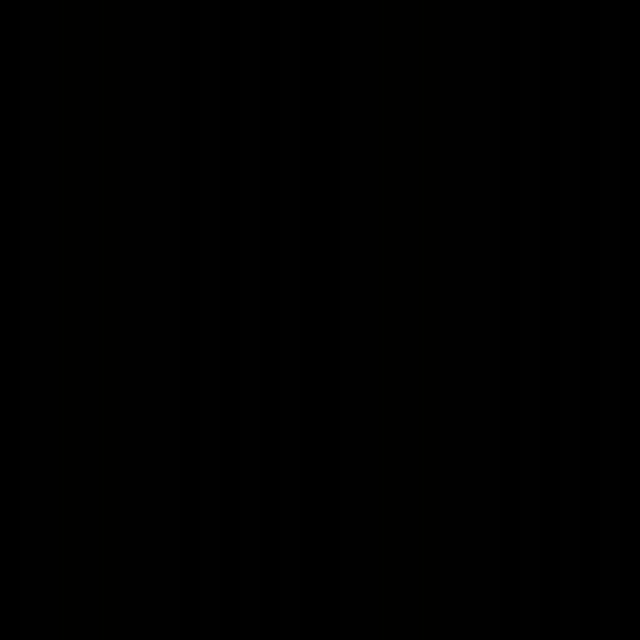
Frame 1 (no input)
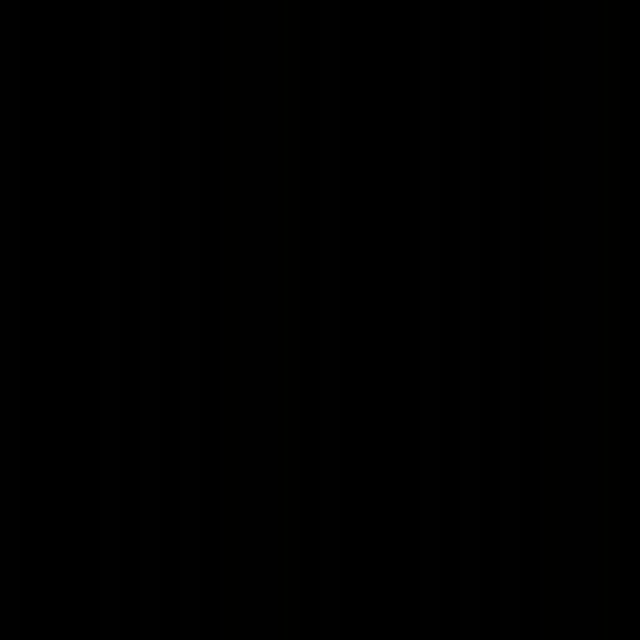
Frame 60 (the mouse pressed at the canvas centre just before this capture)
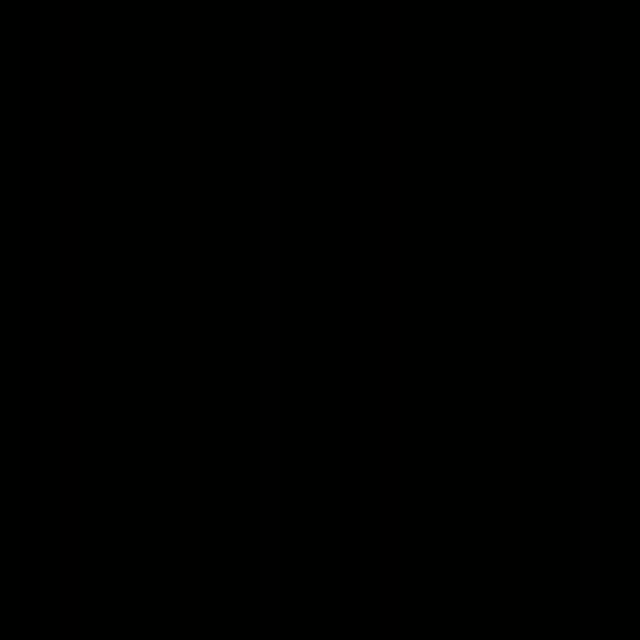
Frame 120 (the mouse held since frame 60 and released just before this capture)

The Processing sketch that drew these frames (run headless with seeded random() and noise(); from frame 60 on, the mouse is pressed at the canvas centre):

// Processing sketch: sketch_250326a
// ── sketch_250326a.pde
int[][] rGrid = new int[16][16]; // 16x16 core for Red (0 or 1)
int[][] gGrid = new int[16][16]; // 16x16 core for Green (0 or 1)
int[][] bGrid = new int[16][16]; // 16x16 core for Blue (0 or 1)

int[][] fullGrid = new int[32][32]; // 32x32 full grid with combined RGB (0-7)

int frame = 0; // Animation counter (time offset)
int pauseCounter = 0; // Tracks frames during a pause
int nextPause = 60; // Frames until next pause check

// Randomness parameters (tweak these!)
float randomChance = 0.1; // Probability (0.0 to 1.0) of randomizing a bit
float randomBoost = 0.3;  // Bias toward 1s (0.0 = 50/50, positive = more 1s)

// Wave shift parameters (tweak these!)
float waveSpeed = 0.05;   // Speed of the wave shift (smaller = slower)
float waveAmplitude = 2.0; // Max shift distance in grid units

// Pause parameters (tweak these!)
int minPauseInterval = 50; // Min frames between pause checks
int maxPauseInterval = 100; // Max frames between pause checks
int minPauseDuration = 10;  // Min frames for a pause
int maxPauseDuration = 30;  // Max frames for a pause
float pauseChance = 0.3;    // Probability (0.0 to 1.0) of pausing when checked

void setup() {
  size(640, 640); // 32 squares * 20 pixels each
  background(255); // White background
  updateCore(); // Generate initial 16x16 patterns
  updateFullGrid(); // Apply symmetry to 32x32
}

void draw() {
  background(255); // Clear each frame
  drawGrid(); // Draw the base grid
  drawPattern(); // Draw the current pattern
  
  // Check for pause logic
  if (pauseCounter > 0) {
    pauseCounter--; // Count down pause duration
  } else if (frame >= nextPause) {
    if (random(1) < pauseChance) {
      pauseCounter = floor(random(minPauseDuration, maxPauseDuration + 1));
    }
    nextPause = frame + floor(random(minPauseInterval, maxPauseInterval + 1));
  } else {
    // Update every 10 frames when not paused
    if (frame % 10 == 0) {
      updateCore();
      applyWaveShift();
      updateFullGrid();
    }
    frame++;
  }
}

void drawGrid() {
  stroke(0); // Black lines
  noFill(); // No fill for grid lines
  int squareSize = 20;
  for (int x = 0; x < 32; x++) {
    for (int y = 0; y < 32; y++) {
      rect(x * squareSize, y * squareSize, squareSize, squareSize);
    }
  }
}

void updateCore() {
  int t = frame; // Base time offset
  for (int y = 0; y < 16; y++) {
    for (int x = 0; x < 16; x++) {
      int tX = t + x * 17; // Prime number offset for x
      int tY = t + y * 23; // Prime number offset for y
      
      // Bytebeat formulas for base bits
      int rBit = ((tX * (tY >> 6)) & 1);          // Red base
      int gBit = (((tY >> 4) ^ (tX >> 5)) & 1);   // Green base
      int bBit = ((tX + tY) & (tY >> 8) & 1);     // Blue base
      
      // Apply randomness to each bit
      if (random(1) < randomChance) {
        rBit = random(1) < 0.5 + randomBoost ? 1 : 0;
      }
      if (random(1) < randomChance) {
        gBit = random(1) < 0.5 + randomBoost ? 1 : 0;
      }
      if (random(1) < randomChance) {
        bBit = random(1) < 0.5 + randomBoost ? 1 : 0;
      }
      
      rGrid[x][y] = rBit;
      gGrid[x][y] = gBit;
      bGrid[x][y] = bBit;
    }
  }
}

void applyWaveShift() {
  int[][] tempR = new int[16][16];
  int[][] tempG = new int[16][16];
  int[][] tempB = new int[16][16];
  
  // Calculate wave offset based on frame
  float wave = sin(frame * waveSpeed) * waveAmplitude;
  
  for (int y = 0; y < 16; y++) {
    for (int x = 0; x < 16; x++) {
      int shiftX = (int)(x + wave + 16) % 16;
      int shiftY = (int)(y + wave + 16) % 16;
      
      tempR[shiftX][shiftY] = rGrid[x][y];
      tempG[shiftX][shiftY] = gGrid[x][y];
      tempB[shiftX][shiftY] = bGrid[x][y];
    }
  }
  
  arrayCopy(tempR, rGrid);
  arrayCopy(tempG, gGrid);
  arrayCopy(tempB, bGrid);
}

void updateFullGrid() {
  for (int x = 0; x < 16; x++) {
    for (int y = 0; y < 16; y++) {
      int value = (rGrid[x][y] << 2) | (gGrid[x][y] << 1) | bGrid[x][y];
      fullGrid[x][y] = value;              // Top-left
      fullGrid[31 - x][y] = value;         // Top-right
      fullGrid[x][31 - y] = value;         // Bottom-left
      fullGrid[31 - x][31 - y] = value;    // Bottom-right
    }
  }
}

void drawPattern() {
  int squareSize = 20;
  noStroke();
  
  for (int x = 0; x < 32; x++) {
    for (int y = 0; y < 32; y++) {
      int value = fullGrid[x][y];
      int r = rGrid[x%16][x%16]; // (value & 4) == 4 ? 255 : 0; // Bit 2 (R)
      int g = gGrid[x%16][x%16]; // (value & 2) == 2 ? 255 : 0; // Bit 1 (G)
      int b = bGrid[x%16][x%16]; // (value & 1) == 1 ? 255 : 0; // Bit 0 (B)
      fill(r, g, b);
      rect(x * squareSize, y * squareSize, squareSize, squareSize);
    }
  }
}
